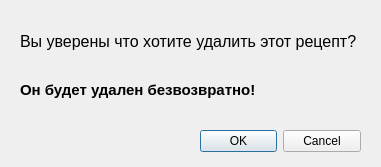
<?xml version="1.0" encoding="UTF-8"?>
<ui version="4.0">
 <class>Form</class>
 <widget class="QWidget" name="Form">
  <property name="geometry">
   <rect>
    <x>0</x>
    <y>0</y>
    <width>381</width>
    <height>167</height>
   </rect>
  </property>
  <property name="windowTitle">
   <string>Подверждение действия</string>
  </property>
  <property name="windowIcon">
   <iconset>
    <normaloff>icons/receipt_book.png</normaloff>icons/receipt_book.png</iconset>
  </property>
  <widget class="QDialogButtonBox" name="buttonBox">
   <property name="geometry">
    <rect>
     <x>200</x>
     <y>130</y>
     <width>161</width>
     <height>23</height>
    </rect>
   </property>
   <property name="standardButtons">
    <set>QDialogButtonBox::Cancel|QDialogButtonBox::Ok</set>
   </property>
  </widget>
  <widget class="QWidget" name="verticalLayoutWidget">
   <property name="geometry">
    <rect>
     <x>20</x>
     <y>20</y>
     <width>340</width>
     <height>91</height>
    </rect>
   </property>
   <layout class="QVBoxLayout" name="verticalLayout">
    <item>
     <widget class="QLabel" name="label">
      <property name="font">
       <font>
        <pointsize>12</pointsize>
       </font>
      </property>
      <property name="text">
       <string>Вы уверены что хотите удалить этот рецепт?</string>
      </property>
     </widget>
    </item>
    <item>
     <widget class="QLabel" name="label_2">
      <property name="font">
       <font>
        <pointsize>11</pointsize>
        <weight>75</weight>
        <bold>true</bold>
       </font>
      </property>
      <property name="text">
       <string>Он будет удален безвозвратно!</string>
      </property>
     </widget>
    </item>
   </layout>
  </widget>
 </widget>
 <resources/>
 <connections/>
</ui>
